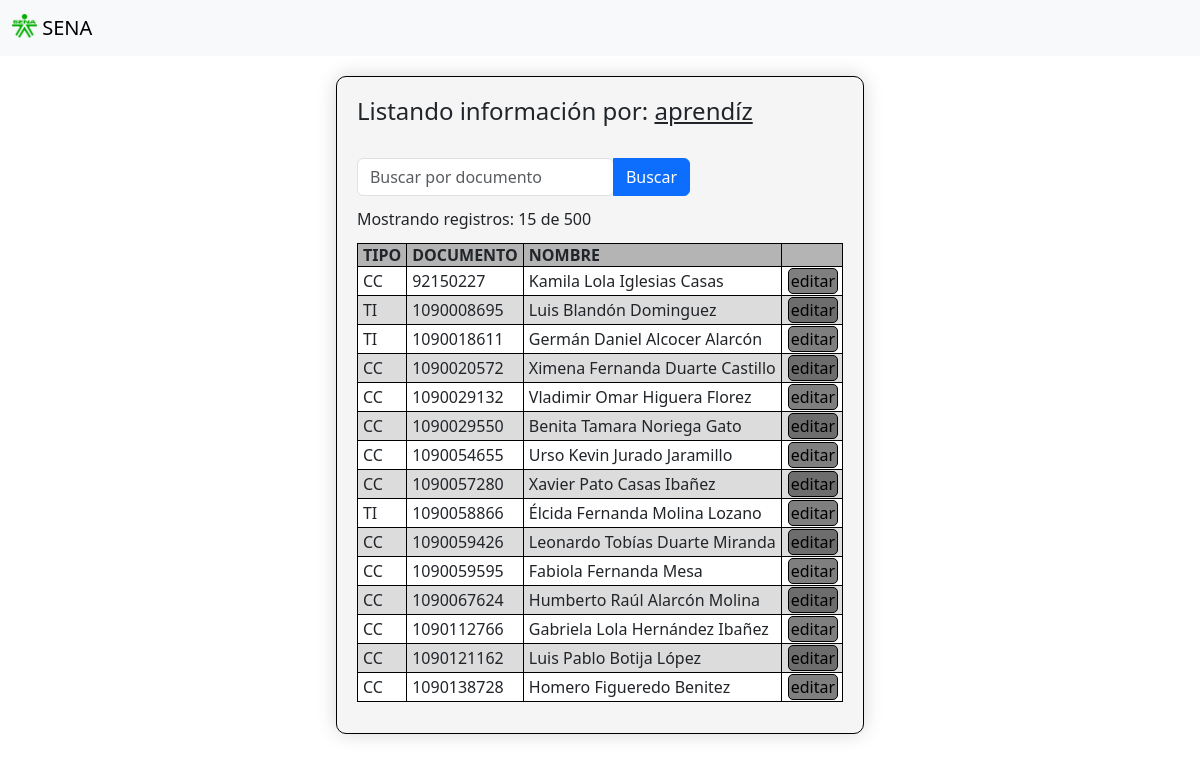
The page /main/u/edit.php on the database its author committed.
### tables this page shows
CREATE TABLE `aprendiz` (
  `documento` bigint(10) UNSIGNED NOT NULL,
  `t_documento` varchar(2) NOT NULL,
  `nombre` varchar(255) NOT NULL,
  `apellido1` varchar(255) NOT NULL,
  `apellido2` varchar(255) DEFAULT NULL,
  `email_institucional` varchar(255) NOT NULL,
  `email_personal` varchar(255) NOT NULL,
  `celular` bigint(10) NOT NULL,
  `telefono` bigint(10) DEFAULT NULL,
  `t_sangre` varchar(3) NOT NULL,
  `f_nacimiento` datetime NOT NULL,
  `direccion` varchar(255) NOT NULL,
  `nombre_acudiente` varchar(255) DEFAULT NULL,
  `celular_acudiente` bigint(10) DEFAULT NULL
);

### main/u/edit.php (the view, shortened to what this page needs)
<?php
    if(isset($_POST['parametro'])) {
        $tabla = $_POST['parametro'];
    } else {
        $tabla = 'aprendíz';
    }
?>
<?php include_once('../0/components/elements-l2.php'); ?>
<?php include("../1/crud.php"); ?>
<div class="show-query">
    <h4 style="margin-top: 20px;">Listando información por: <u style="font-weight: normal;"><?php echo $tabla ?></u></h4>
    <br>
    <form action="" method="post">
        <div class="row d-flex justify-content-center">
            <div class="input-group">
                <div class="form-outline">
                    <input type="search" id="form1" name="buscar_documento" class="form-control" value="" placeholder="Buscar por documento"/>
                </div>
                <button type="submit" class="btn btn-primary">
                    Buscar
                </button>
            </div>
        </div>
    </form>
    <?php
        if(isset($_POST['buscar_documento'])) {
            if($_POST['buscar_documento'] == "") {
                $consulta = "SELECT * FROM aprendiz ORDER BY documento LIMIT 15;";
            } else {
                $consulta = 'SELECT * FROM aprendiz WHERE documento LIKE "'.$_POST["buscar_documento"].'%" ORDER BY documento;';
            }
        } else {
            $consulta = "SELECT * FROM aprendiz ORDER BY documento LIMIT 15;";
        }
        $data = $link -> query($consulta);
        $registros = $link -> query("SELECT COUNT(documento) FROM aprendiz");
        if($data -> num_rows > 0) {
            $row = $registros -> fetch_assoc();
            echo '
            <form action="update/aprendiz.php" method="post">
            <p class="p-description">Mostrando registros: '.$data -> num_rows.' de '.$row['COUNT(documento)'].'</p>
            <table class="table-query">
                <tr>
                    <th>TIPO</th>
                    <th>DOCUMENTO</th>
                    <th>NOMBRE</th>
                    <th></th>
                </tr>
            ';
            while($row = $data -> fetch_assoc()) {
                echo '
                <tr>
                    <td>'.$row["t_documento"].'</td>
                    <td>'.$row["documento"].'</td>
                    <td>'.$row["nombre"].' '.$row["apellido1"].' '.$row["apellido2"].'</td>
                    <td>
                        <button type="submit" class="button-reset" style="margin: 1px; padding: 1px;" name="documento" value='.$row["documento"].'>
                            editar
                        </button>
                    </td>
                </tr>
                ';
            }
            echo '
            </table>
            </form>';
        } else {
            echo 'No se encontraron registros.';
        }
    ?>
</div>
<?php include('../0/components/footer.php'); ?>

### main/0/components/elements-l2.php (shortened to what this page needs)
<html><head><link rel="icon" type="image/x-icon" href="../0/images/logo_SENA.png"></head></html>
<?php include('../0/components/header.php'); ?>
<nav class="navbar bg-body-tertiary">
  <div class="container-fluid">
    <a class="navbar-brand" href="../../../index.php">
        <img src="../0/images/logo_SENA.png" alt="Logo" width="25" class="d-inline-block align-text-top">
        SENA
    </a>
  </div>
</nav>

### main/0/components/header.php (shortened to what this page needs)
<!DOCTYPE html>
<html lang="en">
<head>
    <link href="https://cdn.jsdelivr.net/npm/bootstrap@5.3.2/dist/css/bootstrap.min.css" rel="stylesheet">
</head>
<body>

### main/0/components/footer.php
</body>
</html>

### rows shown on the page
aprendiz: t_documento "CC", documento "92150227", nombre "Kamila Lola", apellido1 "Iglesias", apellido2 "Casas"
aprendiz: t_documento "TI", documento "1090008695", nombre "Luis", apellido1 "Blandón", apellido2 "Dominguez"
aprendiz: t_documento "TI", documento "1090018611", nombre "Germán Daniel", apellido1 "Alcocer", apellido2 "Alarcón"
aprendiz: t_documento "CC", documento "1090020572", nombre "Ximena Fernanda", apellido1 "Duarte", apellido2 "Castillo"
aprendiz: t_documento "CC", documento "1090029132", nombre "Vladimir Omar", apellido1 "Higuera", apellido2 "Florez"
aprendiz: t_documento "CC", documento "1090029550", nombre "Benita Tamara", apellido1 "Noriega", apellido2 "Gato"
aprendiz: t_documento "CC", documento "1090054655", nombre "Urso Kevin", apellido1 "Jurado", apellido2 "Jaramillo"
aprendiz: t_documento "CC", documento "1090057280", nombre "Xavier Pato", apellido1 "Casas", apellido2 "Ibañez"
aprendiz: t_documento "TI", documento "1090058866", nombre "Élcida Fernanda", apellido1 "Molina", apellido2 "Lozano"
aprendiz: t_documento "CC", documento "1090059426", nombre "Leonardo Tobías", apellido1 "Duarte", apellido2 "Miranda"
aprendiz: t_documento "CC", documento "1090059595", nombre "Fabiola Fernanda", apellido1 "Mesa"
aprendiz: t_documento "CC", documento "1090067624", nombre "Humberto Raúl", apellido1 "Alarcón", apellido2 "Molina"
aprendiz: t_documento "CC", documento "1090112766", nombre "Gabriela Lola", apellido1 "Hernández", apellido2 "Ibañez"
aprendiz: t_documento "CC", documento "1090121162", nombre "Luis Pablo", apellido1 "Botija", apellido2 "López"
aprendiz: t_documento "CC", documento "1090138728", nombre "Homero", apellido1 "Figueredo", apellido2 "Benitez"

### other values the page prints
$tabla "aprendíz"
$data -> num_rows "15"
$row['COUNT(documento)'] "500"
